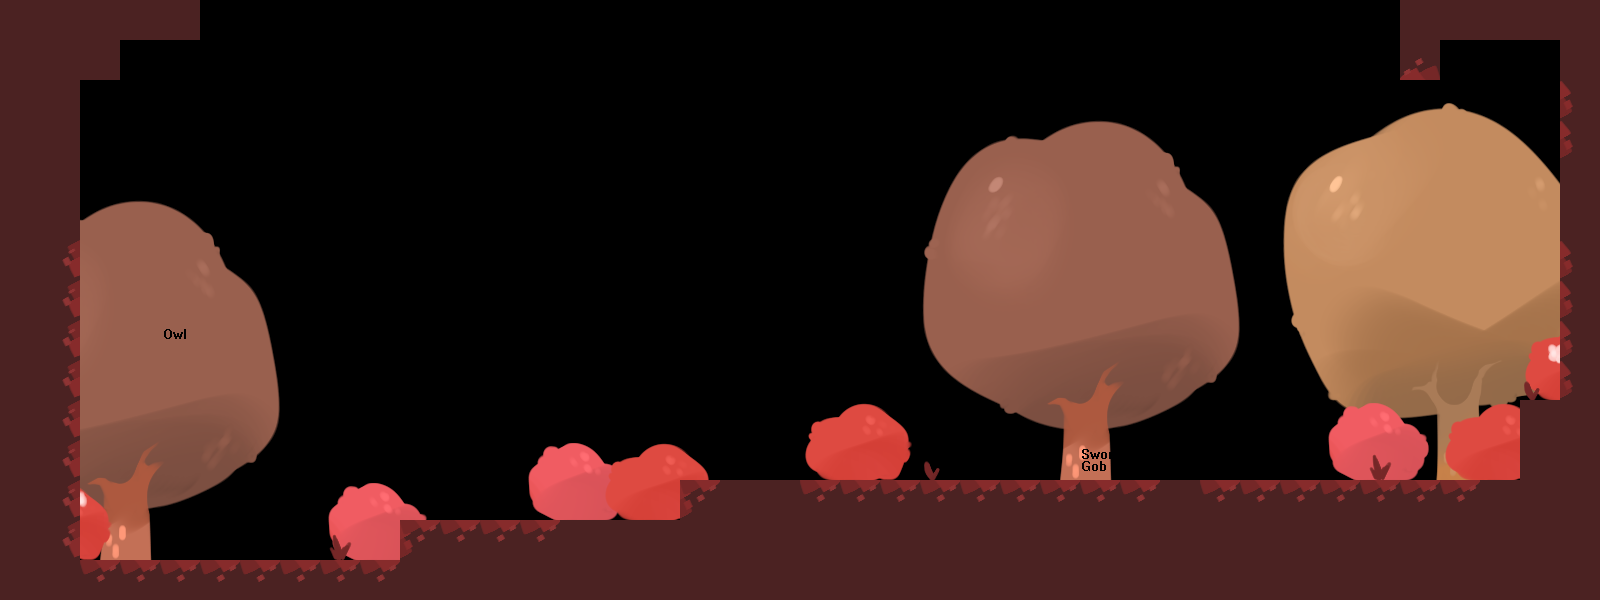

Rendered tile map (Tiled .tmx) drawn with the repository's tilesets; below, a short description and the map source with its tile grids summarised:
An orthogonal 40x15 tile map with 40x40 px tiles, 5 tile layers (Bg1, Bg2, Bg3, Solid Tiles, ...).

<map version="1.0" orientation="orthogonal" renderorder="right-down" width="40" height="15" tilewidth="40" tileheight="40" nextobjectid="1">
 <tileset firstgid="1" name="Tileset" tilewidth="40" tileheight="40" tilecount="540">
  <image source="../images/tileset.png" width="1800" height="480" />
 </tileset>
 <layer name="Bg1" width="40" height="15">
  <data>[600 cells, 239 non-empty, 176 distinct tile ids]</data>
 </layer>
 <layer name="Bg2" width="40" height="15">
  <data>[600 cells, 40 non-empty, 18 distinct tile ids]</data>
 </layer>
 <layer name="Bg3" width="40" height="15">
  <data>[600 cells, 4 non-empty, 2 distinct tile ids]</data>
 </layer>
 <layer name="Solid Tiles" width="40" height="15">
  <data>[600 cells, 144 non-empty, 6 distinct tile ids]</data>
 </layer>
 <layer name="PCs" width="40" height="15">
  <data>[600 cells, 5 non-empty, 5 distinct tile ids]</data>
 </layer>
</map>
